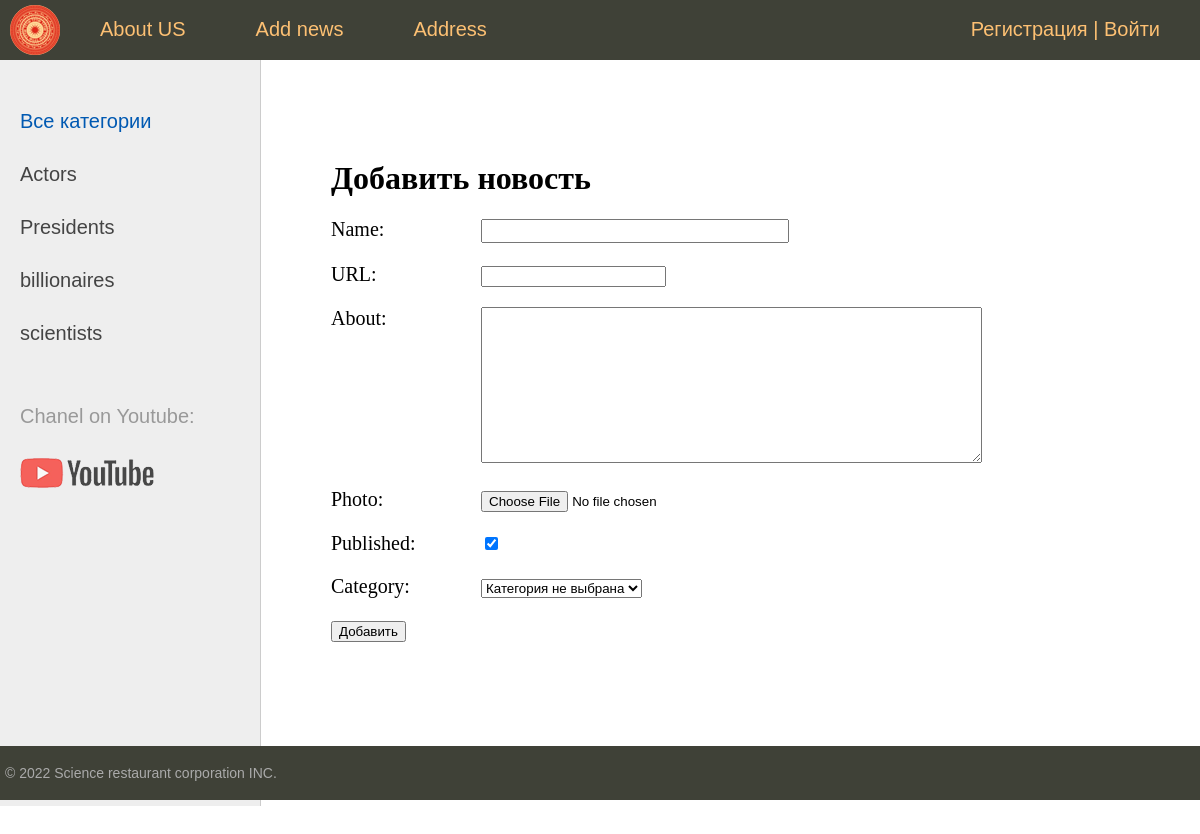
Page /add_news/ (signed in) on the committed database.
### controllers/models.py (models this page shows)
class Category(models.Model):
    name = models.CharField(max_length=100, db_index=True, verbose_name='Category')
    slug = models.SlugField(max_length=255, unique=True, db_index=True, verbose_name='URL')
    def __str__(self):
        return self.name
    def get_absolute_url(self):
        return reverse('category', kwargs={'cat_slug': self.slug})  # For class RestaurantCategory
    class Meta:
        verbose_name = 'Category'
        verbose_name_plural = 'Category'
        ordering = ['id']  # ORM difference | Important for pagination

### controllers/views.py (the view)
# urls.py: path('add_news/', AddNews.as_view(), name='add_news'),
class AddNews(LoginRequiredMixin, DataMixin, CreateView):
    form_class = AddPostForm
    template_name = 'restaurant/add_news.html'
    success_url = reverse_lazy('home')
    login_url = reverse_lazy('login')  # Переход на страницу логина
    def get_context_data(self, *, object_list=None, **kwargs):  # dynamic title context
        context = super().get_context_data(**kwargs)
        c_def = self.get_user_context(title="Добавить новость")
        context = dict(list(context.items()) + list(c_def.items()))
        return context

### controllers/forms.py (shortened to what this page needs)
class AddPostForm(forms.ModelForm):
    def __init__(self, *args, **kwargs):
        super().__init__(*args, **kwargs)
        self.fields['cat'].empty_label = "Категория не выбрана"
    class Meta:
        model = Visitor
        fields = ['nik_name', 'slug', 'about', 'photo', 'is_published', 'cat']  # No photo
        widgets = {
            'nik_name': forms.TextInput(attrs={'class': 'form-input'}),
            'about': forms.Textarea(attrs={'cols': 60, 'rows': 10}),
        }

### controllers/templatetags/controllers_tags.py (called while the page is built)
@register.simple_tag(name='get_cats')
def get_categories(filter=None):
    if not filter:
        return Category.objects.all()
    else:
        return Category.objects.filter(pk=filter)

@register.inclusion_tag('restaurant/list_categories.html')
def show_categories(sort=None, cat_selected=0):
    if not sort:
        cats = Category.objects.all()
    else:
        cats = Category.objects.order_by(sort)
    return {"cats": cats, "cat_selected": cat_selected}

### controllers/utils.py (called while the page is built)
    def get_user_context(self, **kwargs):
        context = kwargs
        cats = Category.objects.annotate(Count('visitor'))
        user_menu = menu.copy()
        if self.request.user.is_authenticated:
            user_menu.pop(3)
        context['menu'] = user_menu
        context['cats'] = cats
        if 'cat_selected' not in context:
            context['cat_selected'] = 0
        return context

### controllers/templates/restaurant/add_news.html (shortened to what this page needs)
{% extends 'restaurant/base.html' %}
{% block content %}
<h1>{{title}}</h1>
<form action="{% url 'add_news' %}" method="post" enctype="multipart/form-data">
{% for f in form %}
<p><label class="form-label" for="{{ f.id_for_label }}">{{f.label}}: </label>{{ f }}</p>
{% endfor %}
    <button type="submit">Добавить</button>
</form>
{% endblock %}

### controllers/templates/restaurant/base.html (shortened to what this page needs)
{% load static %}
{% load controllers_tags %}
<!DOCTYPE html>
<html>
<head>
	<link type="text/css" href="{% static 'restaurant/css/styles.css' %}" rel="stylesheet" />
</head>
<body>
<table class="table-page" border=0 cellpadding="0" cellspacing="0">
<tr><td valign=top>
{% block mainmenu %}
		<div class="header">
			<ul id="mainmenu" class="mainmenu">
			<li class="logo"><a href="{% url 'home' %}"><div class="logo"></div></a></li>
{% for m in menu %}
			<li><a href="{% url m.url_name %}">{{m.title}}</a></li>
{% endfor %}
			<li class="last"><a href="{% url 'register' %}">Регистрация</a> | <a href="{% url 'login' %}">Войти</a></li>
			</ul>
		</div>
{% endblock mainmenu %}
<table class="table-content" border=0 cellpadding="0" cellspacing="0">
<tr>
	<td valign="top" class="left-chapters">
	<ul id="leftchapters">
		{% if cat_selected == 0 %}
			<li class="selected">Все категории</li>
		{% else %}
			<li><a href="{% url 'home' %}">Все категории</a></li>
		{% endif %}
{% for c in cats %}
	{% if c.visitor__count > 0 %}
		{% if c.pk == cat_selected %}
		<li class="selected">{{c.name}}</li>
		{% else %}
		<li><a href="{{ c.get_absolute_url }}">{{c.name}}</a></li>
		{% endif %}
	{% endif %}
{% endfor %}
		<li class="share">
		<p>Chanel on Youtube:</p>
		<a class="share-yt" href="https://www.youtube.com/watch?v=bYCKVp-HJg4&list=PLs8c_Ytyvy5POrPUiXDn80jvIVmnFbzbh&ab_channel=VDK45" target="_blank" rel="nofollow"></a>
		</li>
	</ul>
</td>
<td valign="top" class="content">
	<div class="content-text">
{% block content %}
{% endblock %}
	</div>
</td></tr></table>
</td></tr>
<tr><td valign=top>
	<div id="footer">
		<p>&copy; 2022 Science restaurant corporation INC.</p>
	</div>
</td></tr></table>
</body>
</html>

### controllers/static/restaurant/css/styles.css (style rules this page uses)
html, body { font-family: 'Arial'; margin: 0; padding: 0; height: 100%; width: 100%; color: #444; }
a { color: #0059b2; text-decoration: none; }
.table-page { width: 100%; height: 100%; vertical-align: top; }
.table-page tr { height: 100%; }
.header { background: #3F4137; height: 60px; }
.logo { background: url('../images/logo.png') no-repeat 10px 5px; width: 70px; height: 60px; }
ul.mainmenu { list-style: none; margin: 0; padding: 0; height: 60px; color: #fdc073; font-size: 20px; overflow: hidden; }
ul.mainmenu li { float: left; margin: 18px 40px 0 30px; }
ul.mainmenu li.logo { margin: 0; }
ul.mainmenu li.last { float: right; }
ul.mainmenu li a { color: #fdc073; text-decoration: none; }
.table-content { width: 100%; min-height: 100%; height: 100%; }
.left-chapters { margin: 0; background: #eee; border-right: 1px solid #ccc; min-height: 100%; }
.left-chapters ul { width: 230px; min-height: 100%; margin: 0; padding: 20px 10px 10px 20px; list-style: none; font-size: 20px; }
.left-chapters ul li { margin: 30px 0 0 0; color: #999; }
.left-chapters ul li.selected { color: #0059b2; }
.left-chapters ul li a { color: #444; text-decoration: none; }
.left-chapters ul li.share { margin: 60px 0 0 0; }
.left-chapters ul li.share p { margin: 30px 0 30px 0; }
.left-chapters ul li.share a { display: inline-block; width: 40px; height: 40px; margin: 0 20px 0 0; }
.left-chapters ul li.share a.share-yt { width: 100%; height: 30px; background: url('../images/share_yt.png') no-repeat 0 0 }
.content { padding: 40px 20px 20px 40px; width: 100%; box-sizing: border-box; }
.content-text { margin: 60px 0 0 30px; color: #000; font-size: 20px; font-family: Yandex Sans Display Light; }
.content-text h1 { font-size: 32px; }
#footer { box-sizing: border-box; background: #3F4137; padding: 5px; color: #aaa; font-size: 14px; font-family: Verdana, Geneva, Arial, Helvetica; text-align: left; overflow: hidden; }
.form-input { width: 300px; font-size: 16px; }
.form-label { display: inline-block; min-width: 150px; vertical-align: top; }

### rows in the picture
Category: name "Actors"
Category: name "Presidents"
Category: name "billionaires"
Category: name "scientists"

### other values in the picture
{{ m.title }} "About US" "Add news" "Address"
{{ title }} "Добавить новость"
{{ f.label }} "Name" "URL" "About" "Photo" "Published" "Category"
